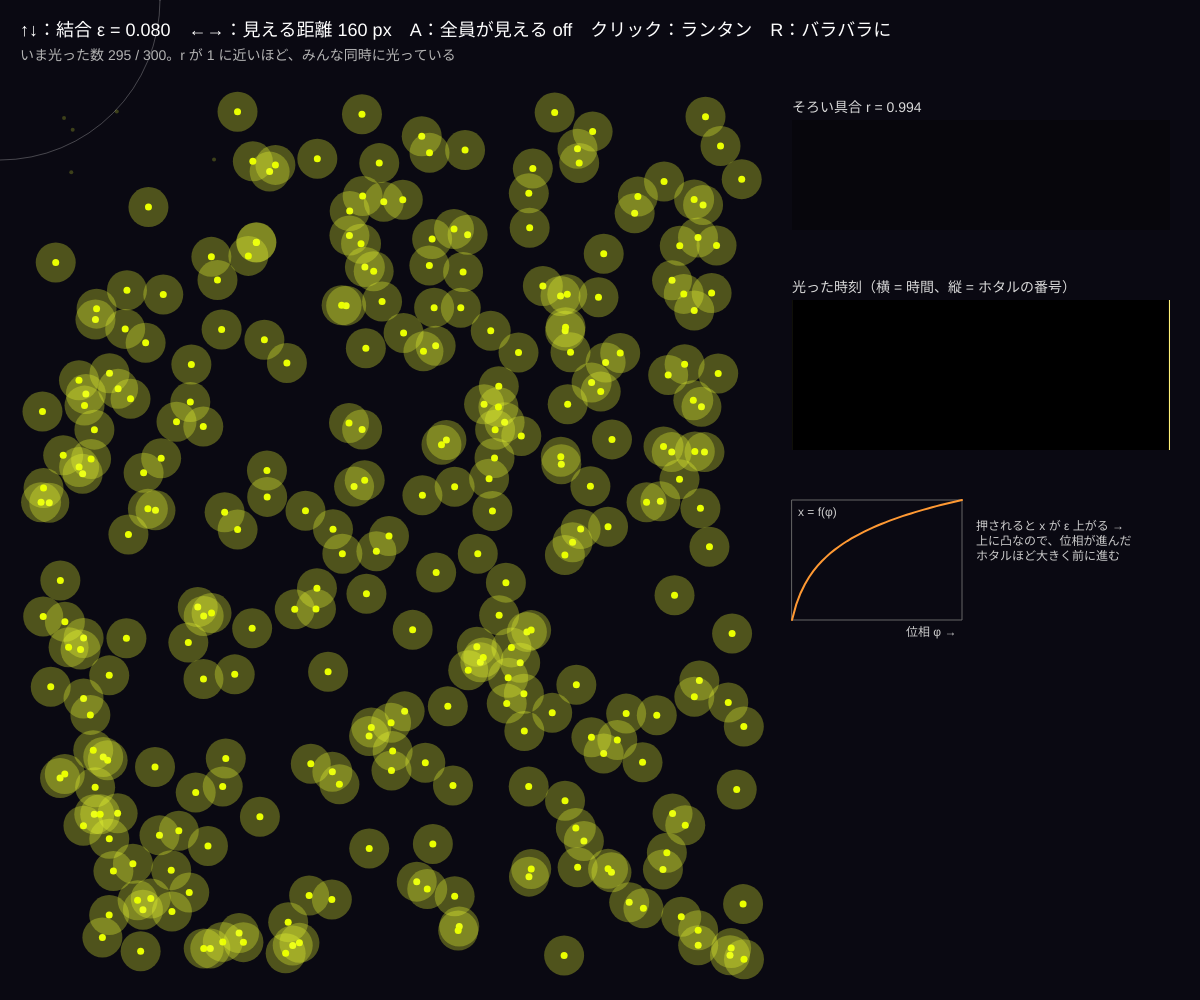
Frame 1 (no input)
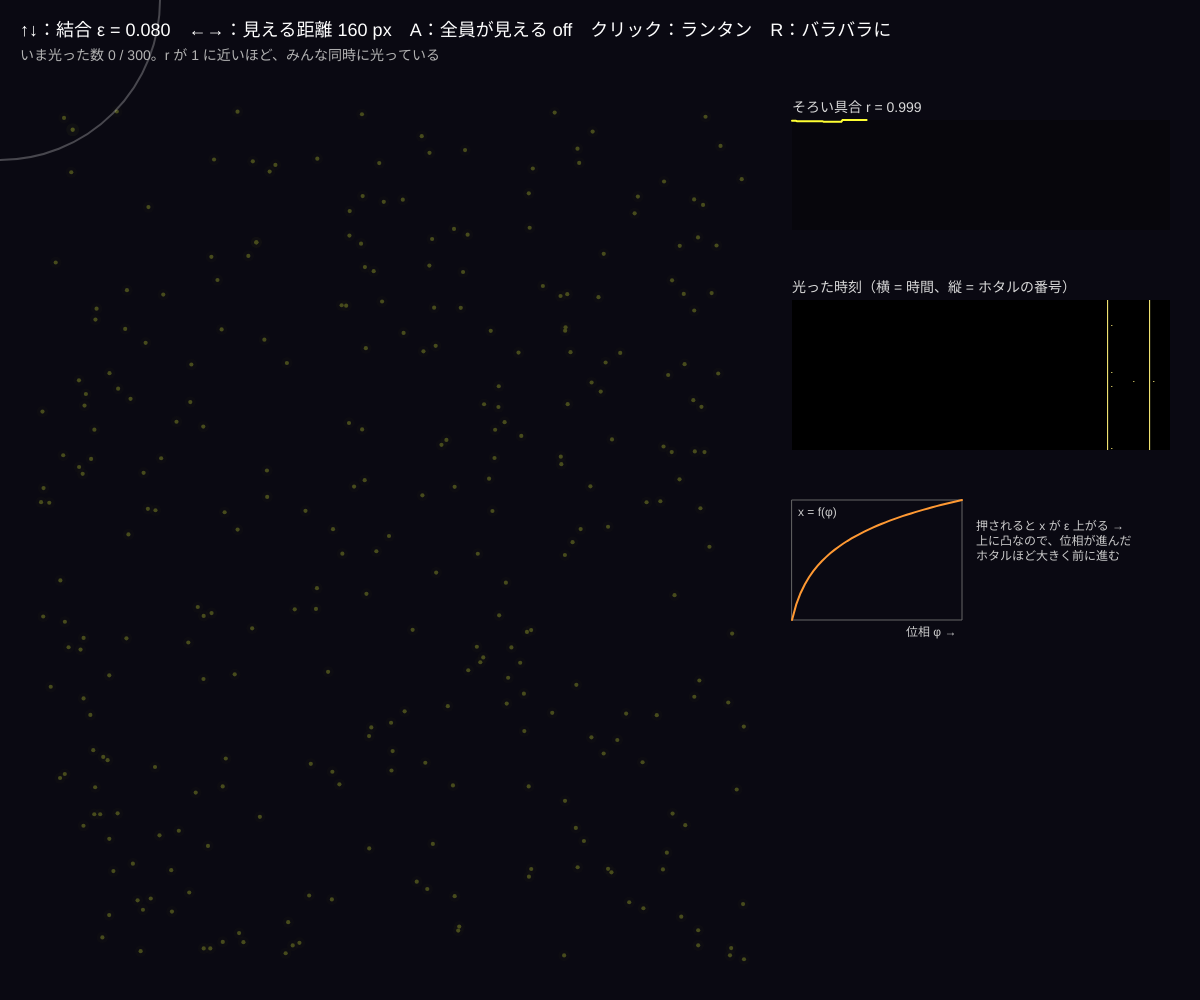
Frame 60 (no input)
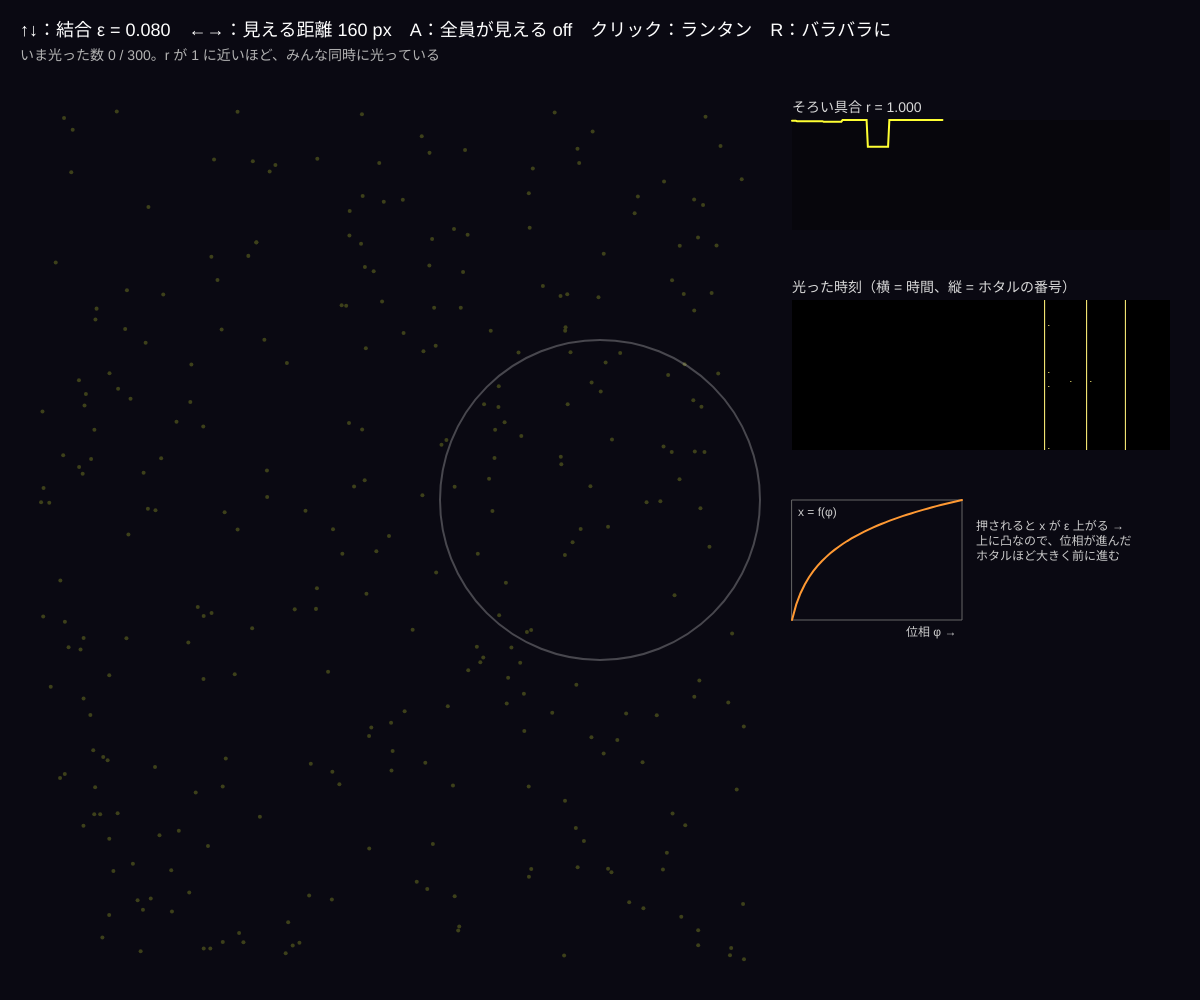
Frame 120 (the mouse pressed at the canvas centre since frame 60)

The p5.js sketch that drew these frames (run headless with seeded random() and noise() and a simulated clock; from frame 60 on, the mouse is pressed at the canvas centre):

// p5.js sketch
// ── sketch.js
// ============================================
// 02 ホタルの同期 ─ パルス結合振動子（ミロロ–ストロガッツ型）
// ホタルは自分のリズムで光る。近くの仲間が光るのを見ると、自分の「光りたさ」x が ε だけ押し上げられ、早めに光る
// x = f(位相) は上に凸のカーブ。これだけで、バラバラだった光がだんだんそろう。秩序変数 r = |平均 e^{2πiφ}|
// ↑↓ = 結合の強さ ε / ←→ = 見える距離 / A = 全員が見える ⇄ 近くだけ / クリック = ランタンを光らせる / R = 位相をバラバラに
// ============================================

let N = 300;                // ★ ホタルの数
let period = 1.0;           // ★ 光る周期（秒）
let jitter = 0.0;           // ★ 周期のばらつき（0 = 全員同じ、0.05 = ±5%）
let curveB = 3.0;           // ★ x = f(φ) の曲がり具合（0 に近いと直線 → そろいにくい）
let eps = 0.08;             // 結合の強さ ε
let seeR = 160;             // 見える距離（px）
let allToAll = false;
let ff = [];                // {x, y, ph, T, glow}
let nbr = [];               // 見える仲間のリスト
let rHist = [], raster;      // ラスター図（横 = 時間、縦 = ホタル）
let flashesThisFrame = 0;

function setup() {
  createCanvas(windowWidth, windowHeight);
  colorMode(HSB, 360, 100, 100, 100);
  raster = createGraphics(360, 150);
  raster.pixelDensity(1); raster.background(0);
  for (let i = 0; i < N; i++) ff.push({ x: random(40, width * 0.62), y: random(110, height - 40), ph: Math.random(), T: period * (1 + jitter * (Math.random() * 2 - 1)), glow: 0 });
  buildNeighbours();
}

function buildNeighbours() {
  nbr = [];
  for (let i = 0; i < N; i++) {
    let l = [];
    for (let j = 0; j < N; j++) if (j !== i && (allToAll || Math.hypot(ff[i].x - ff[j].x, ff[i].y - ff[j].y) < seeR)) l.push(j);
    nbr.push(l);
  }
}

// ★ 光りたさ x と 位相 φ の関係（上に凸）と、その逆関数
function fX(ph) { return Math.log(1 + (Math.exp(curveB) - 1) * ph) / curveB; }
function fInv(x) { return (Math.exp(curveB * x) - 1) / (Math.exp(curveB) - 1); }

function draw() {
  background(250, 50, 7);
  let dt = 1 / 60;
  // ---- 1) 全員の位相を進める
  let fired = [];
  for (let i = 0; i < N; i++) {
    ff[i].ph += dt / ff[i].T;
    if (ff[i].ph >= 1) fired.push(i);
  }
  // ---- 2) 光ったホタルが仲間を押す。押されて 1 を超えた仲間もその場で光る（連鎖）
  let done = new Uint8Array(N);
  while (fired.length > 0) {
    let i = fired.pop();
    if (done[i]) continue;
    done[i] = 1; ff[i].ph = 0; ff[i].glow = 1;
    let push1 = eps / Math.max(1, Math.sqrt(nbr[i].length) / 3);   // 仲間が多いと 1 匹あたりの押す量を少し弱める
    for (let j of nbr[i]) {
      if (done[j]) continue;
      let x = fX(ff[j].ph) + push1;
      if (x >= 1) fired.push(j); else ff[j].ph = fInv(x);
    }
  }
  flashesThisFrame = 0;
  for (let i = 0; i < N; i++) if (done[i]) flashesThisFrame++;
  // ---- 3) 秩序変数 r
  let sx = 0, sy = 0;
  for (let f of ff) { sx += Math.cos(f.ph * Math.PI * 2); sy += Math.sin(f.ph * Math.PI * 2); }
  let r = Math.hypot(sx, sy) / N;
  rHist.push(r); if (rHist.length > 300) rHist.shift();

  // ---- ホタルを描く（光った直後ほど大きく明るい）
  noStroke();
  for (let f of ff) {
    if (f.glow > 0.05) { fill(65, 80, 100, f.glow * 30); circle(f.x, f.y, 10 + 30 * f.glow); }
    fill(65, 60 + 40 * f.glow, 25 + 75 * f.glow); circle(f.x, f.y, 4 + 3 * f.glow);
    f.glow *= 0.86;
  }
  if (!allToAll && mouseX < width * 0.65) { noFill(); stroke(0, 0, 100, 25); circle(mouseX, mouseY, seeR * 2); }

  // ---- ラスター図：1 列 = 1 フレーム、光ったホタルに点
  let col = frameCount % 360;                          // 書きこむ列（ぐるっと回して使う）
  raster.noStroke(); raster.fill(0); raster.rect(col, 0, 1, 150);
  raster.fill(255, 240, 120);
  for (let i = 0; i < N; i++) if (done[i]) raster.rect(col, Math.floor((i / N) * 150), 1, 1);
  let gx = width * 0.66, gw = width - gx - 30, a = 359 - col;   // 古い部分 → 新しい部分の順に 2 つに分けて貼る
  if (a > 0) image(raster, gx, 300, (gw * a) / 360, 150, col + 1, 0, a, 150);
  image(raster, gx + (gw * a) / 360, 300, (gw * (col + 1)) / 360, 150, 0, 0, col + 1, 150);
  noStroke(); fill(0, 0, 85); textSize(14); text('光った時刻（横 = 時間、縦 = ホタルの番号）', gx, 292);
  drawPlot(rHist, gx, 120, gw, 110, 0, 1, color(60, 80, 100), 'そろい具合 r = ' + nf(r, 1, 3));
  // 光りたさのカーブ
  let cx = gx, cy = 500, cw = 170, ch = 120;
  stroke(0, 0, 40); strokeWeight(1); noFill(); rect(cx, cy, cw, ch);
  stroke(30, 80, 100); strokeWeight(2);
  beginShape(); for (let k = 0; k <= 40; k++) vertex(cx + (k / 40) * cw, cy + ch - fX(k / 40) * ch); endShape();
  noStroke(); fill(0, 0, 80); textSize(12);
  text('x = f(φ)', cx + 6, cy + 16); text('位相 φ →', cx + cw - 56, cy + ch + 16);
  text('押されると x が ε 上がる →\n上に凸なので、位相が進んだ\nホタルほど大きく前に進む', cx + cw + 14, cy + 30);

  fill(0, 0, 100); textSize(18);
  text('↑↓：結合 ε = ' + nf(eps, 1, 3) + '　←→：見える距離 ' + (allToAll ? '全員' : seeR + ' px') + '　A：全員が見える ' + (allToAll ? 'ON' : 'off') + '　クリック：ランタン　R：バラバラに', 20, 36);
  fill(0, 0, 70); textSize(14);
  text('いま光った数 ' + flashesThisFrame + ' / ' + N + '。r が 1 に近いほど、みんな同時に光っている', 20, 60);
}

function mousePressed() {
  // ランタン：クリックした場所の近くのホタルを ε × 3 押す
  for (let f of ff) if (Math.hypot(f.x - mouseX, f.y - mouseY) < seeR) { let x = fX(f.ph) + eps * 3; f.ph = x >= 1 ? 0.999 : fInv(x); }
}
function keyPressed() {
  if (key === UP_ARROW) eps = Math.min(eps + 0.01, 0.4);
  if (key === DOWN_ARROW) eps = Math.max(eps - 0.01, 0);
  if (key === RIGHT_ARROW) { seeR = Math.min(seeR + 20, 600); buildNeighbours(); }
  if (key === LEFT_ARROW) { seeR = Math.max(seeR - 20, 40); buildNeighbours(); }
  if (key === 'a' || key === 'A') { allToAll = !allToAll; buildNeighbours(); }
  if (key === 'r' || key === 'R') for (let f of ff) f.ph = Math.random();
}

// ---------- やってみよう ----------
// 1. ε = 0 にすると r はずっと低いまま。ε = 0.05、0.1、0.2 で r が 0.9 を超えるまでの時間を比べよう
// 2. ←で見える距離を短くすると、場所ごとに別々のリズムの「波」ができる。ラスター図の斜めの線が波
// 3. curveB を 0.01（ほぼ直線）にすると、押されても前後のずれが縮まらない。上に凸であることが同期の秘密
// 4. jitter を 0.05 にして周期をばらつかせる。それでもそろう ε はいくつ？
// 5. クリックでランタンを光らせ続けると、ホタルはランタンのリズムに引き込まれる？

// ==================================================
// ここから下は「グラフの道具」です
// ==================================================
function drawPlot(arr, x, y, w, h, lo, hi, c, title) {
  noStroke(); fill(0, 0, 0, 35); rect(x, y, w, h);
  fill(0, 0, 85); textSize(14); text(title, x, y - 8);
  if (arr.length < 2) return;
  noFill(); stroke(c); strokeWeight(2);
  beginShape();
  for (let i = 0; i < arr.length; i++) vertex(x + (i / 299) * w, y + h - constrain((arr[i] - lo) / (hi - lo), 0, 1) * h);
  endShape();
}
